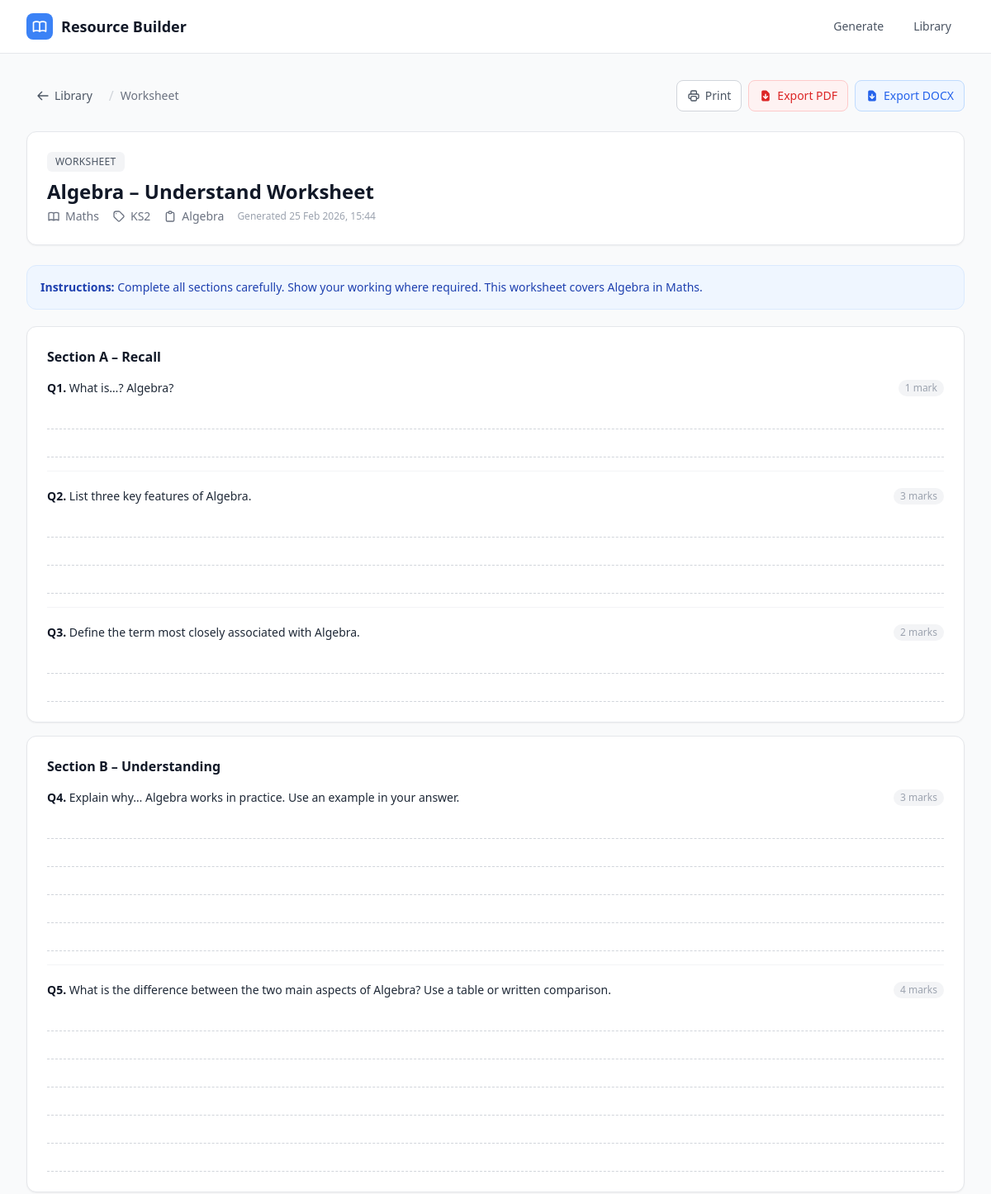
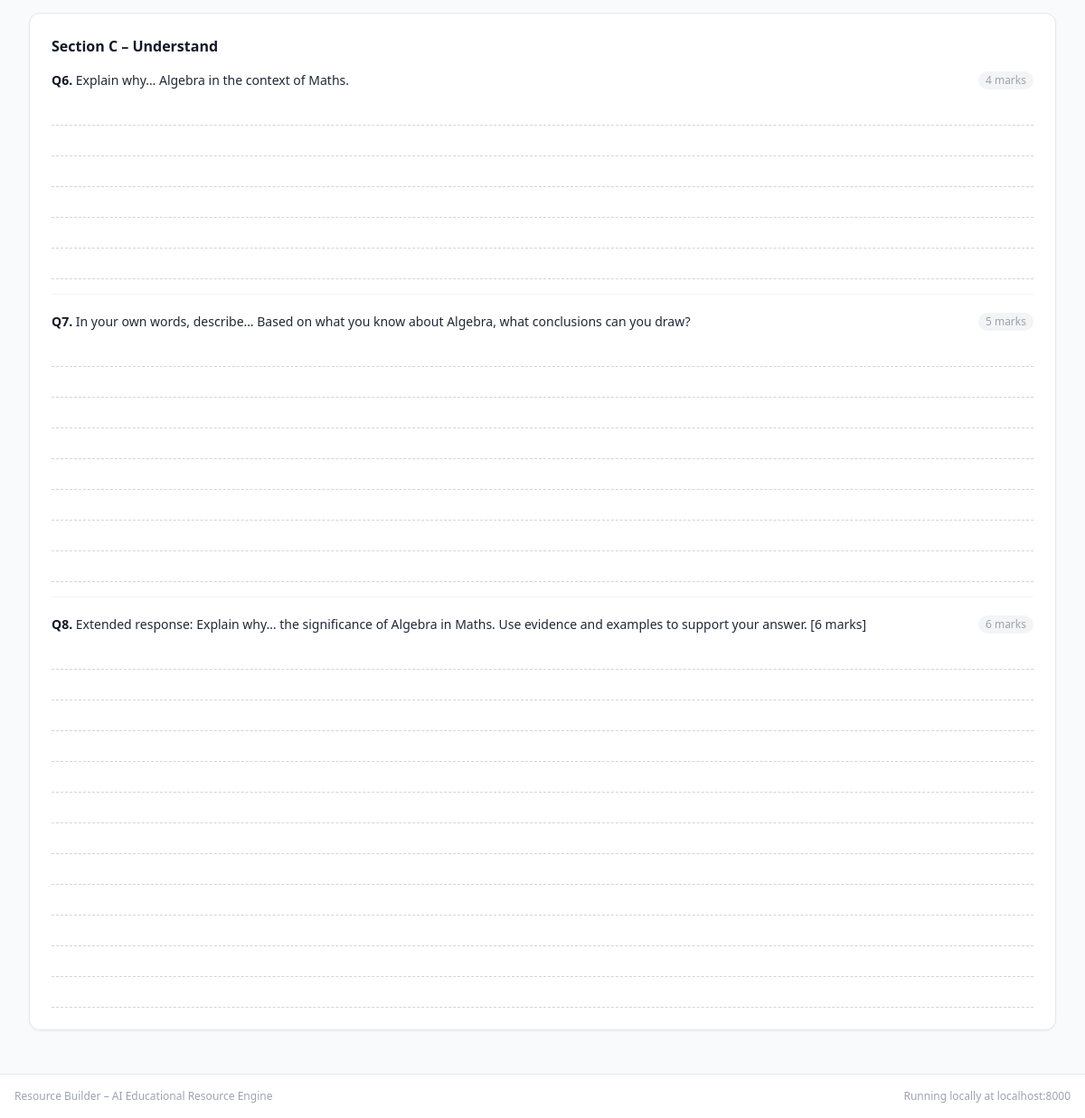
The page /resources/2 on the database its author committed (2 pictures, top to bottom).
### app/models.py (models this page shows)
class Resource(Base):
    __tablename__ = "resources"
    id = Column(Integer, primary_key=True, index=True)
    type = Column(String(50), nullable=False)        # lesson | worksheet | scheme | slides
    title = Column(String(255), nullable=False)
    subject = Column(String(100), nullable=False)
    key_stage = Column(String(20), nullable=False)
    topic = Column(String(255), nullable=False)
    input_prompt = Column(Text, nullable=False)
    structured_output = Column(Text, nullable=False)  # JSON string
    created_at = Column(DateTime(timezone=True), server_default=func.now())

### app/routers/resources.py (the view)
@router.get("/resources/{resource_id}", response_class=HTMLResponse)
async def preview_resource(resource_id: int, request: Request, db: Session = Depends(get_db)):
    resource = db.query(Resource).filter(Resource.id == resource_id).first()
    if not resource:
        raise HTTPException(status_code=404, detail="Resource not found")
    data = json.loads(resource.structured_output)
    ctx = _base_ctx(request)
    ctx["resource"] = resource
    ctx["data"] = data
    return templates.TemplateResponse("preview.html", ctx)

### app/templates/preview.html (shortened to what this page needs)
{% extends "base.html" %}
{% block content %}
<div class="no-print flex flex-col sm:flex-row items-start sm:items-center justify-between gap-4 mb-6">
  <div class="flex items-center gap-2">
    <a href="/library"
       class="inline-flex items-center gap-1.5 px-3 py-2 text-sm text-gray-600 hover:text-gray-900 hover:bg-gray-100 rounded-lg transition-colors">
      <svg class="w-4 h-4" fill="none" stroke="currentColor" viewBox="0 0 24 24">
        <path stroke-linecap="round" stroke-linejoin="round" stroke-width="2" d="M10 19l-7-7m0 0l7-7m-7 7h18"/>
      </svg>
      Library
    </a>
    <span class="text-gray-300">/</span>
    <span class="text-sm text-gray-500">{{ resource_type_labels.get(resource.type, resource.type) }}</span>
  </div>
  <div class="flex flex-wrap items-center gap-2">
    <button onclick="window.print()"
            class="inline-flex items-center gap-1.5 px-3 py-2 text-sm font-medium text-gray-600 bg-white border border-gray-300 rounded-lg hover:bg-gray-50 transition-colors">
      Print
    </button>
    <a href="/export/{{ resource.id }}/pdf"
       class="inline-flex items-center gap-1.5 px-3 py-2 text-sm font-medium text-red-600 bg-red-50 border border-red-200 rounded-lg hover:bg-red-100 transition-colors">
      Export PDF
    </a>
    {% if resource.type in ['lesson', 'worksheet', 'scheme'] %}
    <a href="/export/{{ resource.id }}/docx"
       class="inline-flex items-center gap-1.5 px-3 py-2 text-sm font-medium text-blue-600 bg-blue-50 border border-blue-200 rounded-lg hover:bg-blue-100 transition-colors">
      Export DOCX
    </a>
    {% endif %}
  </div>
</div>
<div class="bg-white rounded-xl border border-gray-200 shadow-sm p-6 mb-6">
  <div class="flex flex-wrap items-start justify-between gap-4">
    <div>
      <div class="flex items-center gap-2 mb-2">
        <span class="px-2.5 py-1 rounded-md bg-gray-100 text-gray-600 text-xs font-medium uppercase tracking-wide">
          {{ resource_type_labels.get(resource.type, resource.type) }}
        </span>
      </div>
      <h1 class="text-2xl font-bold text-gray-900 mb-1">{{ data.get('title', resource.title) }}</h1>
      <div class="flex flex-wrap items-center gap-4 text-sm text-gray-500">
        <span class="flex items-center gap-1.5">
          {{ resource.subject }}
        </span>
        <span class="flex items-center gap-1.5">
          <svg class="w-4 h-4" fill="none" stroke="currentColor" viewBox="0 0 24 24">
            <path stroke-linecap="round" stroke-linejoin="round" stroke-width="2" d="M7 7h.01M7 3h5c.512 0 1.024.195 1.414.586l7 7a2 2 0 010 2.828l-7 7a2 2 0 01-2.828 0l-7-7A1.994 1.994 0 013 12V7a4 4 0 014-4z"/>
          </svg>
          {{ resource.key_stage }}
        </span>
        <span class="flex items-center gap-1.5">
          <svg class="w-4 h-4" fill="none" stroke="currentColor" viewBox="0 0 24 24">
            <path stroke-linecap="round" stroke-linejoin="round" stroke-width="2" d="M9 5H7a2 2 0 00-2 2v12a2 2 0 002 2h10a2 2 0 002-2V7a2 2 0 00-2-2h-2M9 5a2 2 0 002 2h2a2 2 0 002-2M9 5a2 2 0 012-2h2a2 2 0 012 2"/>
          </svg>
          {{ resource.topic }}
        </span>
        <span class="text-gray-400 text-xs">Generated {{ resource.created_at.strftime('%d %b %Y, %H:%M') }}</span>
      </div>
    </div>
  </div>
</div>
{% if resource.type == 'lesson' %}
  <div class="bg-white rounded-xl border border-gray-200 shadow-sm p-6 mb-4 prose-section">
    <h2 class="text-base font-semibold text-gray-800 mb-3 flex items-center gap-2">
      <span class="w-6 h-6 rounded bg-blue-100 flex items-center justify-center text-blue-600 text-xs font-bold">1</span>
      Learning Objectives
    </h2>
    <ul class="space-y-2">
      {% for obj in data.get('learning_objectives', []) %}
      <li class="flex items-start gap-2 text-sm text-gray-700">
        <svg class="w-4 h-4 text-blue-500 mt-0.5 flex-shrink-0" fill="currentColor" viewBox="0 0 20 20">
          <path fill-rule="evenodd" d="M10 18a8 8 0 100-16 8 8 0 000 16zm3.707-9.293a1 1 0 00-1.414-1.414L9 10.586 7.707 9.293a1 1 0 00-1.414 1.414l2 2a1 1 0 001.414 0l4-4z" clip-rule="evenodd"/>
        </svg>
        {{ obj }}
      </li>
      {% endfor %}
    </ul>
  </div>
  <div class="mb-4">
    <h2 class="text-base font-semibold text-gray-800 mb-3 flex items-center gap-2">
      <span class="w-6 h-6 rounded bg-blue-100 flex items-center justify-center text-blue-600 text-xs font-bold">2</span>
      Lesson Sections
    </h2>
    <div class="space-y-3">
      {% for section in data.get('sections', []) %}
      <div class="bg-white rounded-xl border border-gray-200 shadow-sm p-5 prose-section">
        <div class="flex items-center justify-between mb-3">
          <div class="flex items-center gap-2">
            <h3 class="font-semibold text-gray-900 text-sm">{{ section.get('title', '') }}</h3>
            {% if section.get('duration') %}
            <span class="text-xs text-gray-400 bg-gray-100 px-2 py-0.5 rounded-full">{{ section.get('duration') }}</span>
            {% endif %}
          </div>
        </div>
        <p class="text-sm text-gray-700 mb-3">{{ section.get('activity', '') }}</p>
        {% if section.get('teacher_notes') %}
        <div class="flex items-start gap-2 bg-amber-50 rounded-lg p-3 border border-amber-100">
          <svg class="w-4 h-4 text-amber-500 flex-shrink-0 mt-0.5" fill="currentColor" viewBox="0 0 20 20">
            <path fill-rule="evenodd" d="M18 10a8 8 0 11-16 0 8 8 0 0116 0zm-7-4a1 1 0 11-2 0 1 1 0 012 0zM9 9a1 1 0 000 2v3a1 1 0 001 1h1a1 1 0 100-2v-3a1 1 0 00-1-1H9z" clip-rule="evenodd"/>
          </svg>
          <p class="text-xs text-amber-700"><strong>Teacher notes:</strong> {{ section.get('teacher_notes', '') }}</p>
        </div>
        {% endif %}
      </div>
      {% endfor %}
    </div>
  </div>
  <div class="grid md:grid-cols-2 gap-4 mb-4">
    <div class="bg-white rounded-xl border border-gray-200 shadow-sm p-5">
      <h2 class="text-sm font-semibold text-gray-800 mb-3">Resources Needed</h2>
      <ul class="space-y-1.5">
        {% for r in data.get('resources_needed', []) %}
        <li class="flex items-center gap-2 text-sm text-gray-700">
          <span class="w-1.5 h-1.5 rounded-full bg-blue-400 flex-shrink-0"></span>
          {{ r }}
        </li>
        {% endfor %}
      </ul>
    </div>
    <div class="bg-white rounded-xl border border-gray-200 shadow-sm p-5">
      <h2 class="text-sm font-semibold text-gray-800 mb-3">Differentiation</h2>
      {% set diff = data.get('differentiation', {}) %}
      {% if diff %}
      <div class="space-y-2">
        <div class="flex items-start gap-2">
          <span class="text-xs font-semibold px-2 py-0.5 rounded bg-green-100 text-green-700 flex-shrink-0 mt-0.5">Support</span>
          <p class="text-sm text-gray-700">{{ diff.get('support', '') }}</p>
        </div>
        <div class="flex items-start gap-2">
          <span class="text-xs font-semibold px-2 py-0.5 rounded bg-purple-100 text-purple-700 flex-shrink-0 mt-0.5">Extension</span>
          <p class="text-sm text-gray-700">{{ diff.get('extension', '') }}</p>
        </div>
      </div>
      {% endif %}
    </div>
  </div>
  {% if data.get('assessment') %}
  <div class="bg-white rounded-xl border border-gray-200 shadow-sm p-5 prose-section">
    <h2 class="text-sm font-semibold text-gray-800 mb-2">Assessment</h2>
    <p class="text-sm text-gray-700">{{ data.get('assessment') }}</p>
  </div>
  {% endif %}
{% elif resource.type == 'worksheet' %}
  {% if data.get('instructions') %}
  <div class="bg-blue-50 rounded-xl border border-blue-100 p-4 mb-5">
    <p class="text-sm text-blue-800"><strong>Instructions:</strong> {{ data.get('instructions') }}</p>
  </div>
  {% endif %}
  {% for section in data.get('sections', []) %}
  <div class="bg-white rounded-xl border border-gray-200 shadow-sm p-6 mb-4 prose-section">
    <div class="flex items-center justify-between mb-4">
      <h2 class="font-semibold text-gray-900">{{ section.get('title', '') }}</h2>
    </div>
    <div class="space-y-5">
      {% for q in section.get('questions', []) %}
      <div class="border-b border-gray-100 pb-4 last:border-0 last:pb-0">
        <div class="flex items-start justify-between gap-3 mb-2">
          <p class="text-sm text-gray-800">
            <span class="font-semibold text-gray-900">Q{{ q.get('number', '') }}.</span>
            {{ q.get('question', '') }}
          </p>
          <span class="text-xs text-gray-400 bg-gray-100 px-2 py-0.5 rounded-full whitespace-nowrap flex-shrink-0">
            {{ q.get('marks', 1) }} mark{% if q.get('marks', 1) != 1 %}s{% endif %}
          </span>
        </div>
        <div class="space-y-1.5 mt-3">
          {% for i in range(q.get('answer_lines', 3)) %}
          <div class="h-7 border-b border-dashed border-gray-300"></div>
          {% endfor %}
        </div>
      </div>
      {% endfor %}
    </div>
  </div>
  {% endfor %}
{% endif %}
{% endblock %}

### rows shown on the page
Resource: get "Worksheet", get "WORKSHEET", get "Algebra – Understand Worksheet", subject "Maths", key_stage "KS2", topic "Algebra", created_at "25 Feb 2026, 15:44"

### other values the page prints
{{ data.get('instructions') }} "Complete all sections carefully. Show your working where required. This worksheet covers Algebra in Maths."
{{ section.get('title', '') }} "Section A – Recall" "Section B – Understanding" "Section C – Understand"
{{ q.get('number', '') }} "1" "2" "3" "4" "5" "6" "7" "8"
{{ q.get('question', '') }} "What is…? Algebra?" "List three key features of Algebra." "Define the term most closely associated with Algebra." "Explain why… Algebra works in practice. Use an example in your answer." "What is the difference between the two main aspects of Algebra? Use a table or written comparison." "Explain why… Algebra in the context of Maths." "In your own words, describe… Based on what you know about Algebra, what conclusions can you draw?" "Extended response: Explain why… the significance of Algebra in Maths. Use evidence and examples to support your answer. [6 marks]"
{{ q.get('marks', 1) }} "1" "3" "2" "3" "4" "4" "5" "6"
